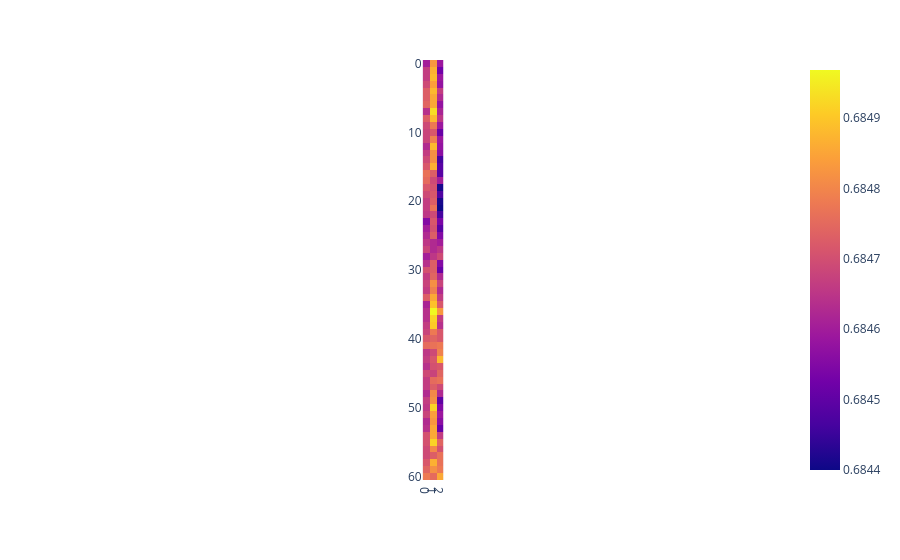

The notebook cell this image was saved under:
### Code cell
new_result = new_rfCV.cv_results_["mean_test_score"].reshape(new_num_tree.size, new_depth.size, order='F')
fig = px.imshow(new_result)
fig.show()

### Figure 1 — Plotly figure (JSON) as saved in the notebook; plotly's stock layout.template omitted (floating-point values rounded to 4 significant figures; data arrays with more than 128 entries replaced by an {"elided": "..."} marker saying what was removed)
{"data": [{"coloraxis": "coloraxis", "hovertemplate": "x: %{x}<br>y: %{y}<br>color: %{z}<extra></extra>", "name": "0", "type": "heatmap", "xaxis": "x", "yaxis": "y", "z": {"elided": "61x3 float values"}}], "layout": {"coloraxis": {"colorscale": [[0, "#0d0887"], [0.1111, "#46039f"], [0.2222, "#7201a8"], [0.3333, "#9c179e"], [0.4444, "#bd3786"], [0.5556, "#d8576b"], [0.6667, "#ed7953"], [0.7778, "#fb9f3a"], [0.8889, "#fdca26"], [1, "#f0f921"]]}, "margin": {"t": 60}, "xaxis": {"anchor": "y", "constrain": "domain", "domain": [0, 1], "scaleanchor": "y"}, "yaxis": {"anchor": "x", "autorange": "reversed", "constrain": "domain", "domain": [0, 1]}}}
